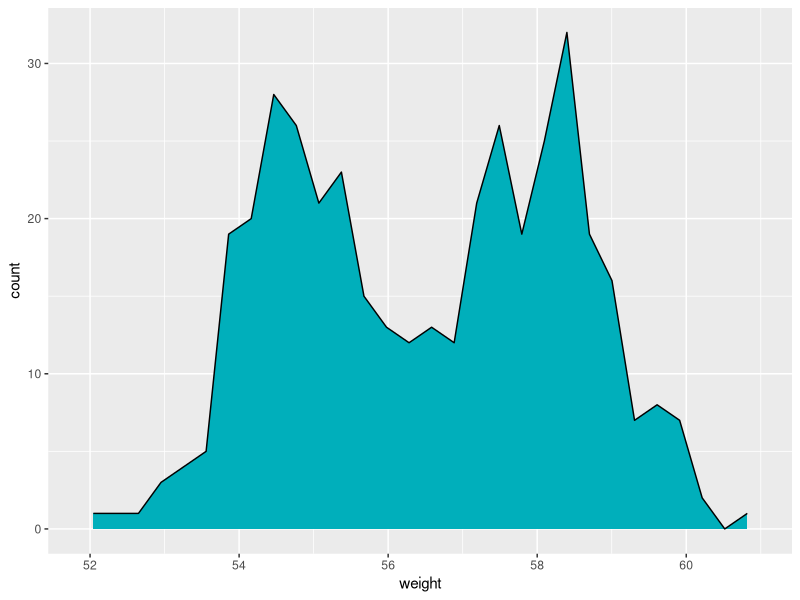
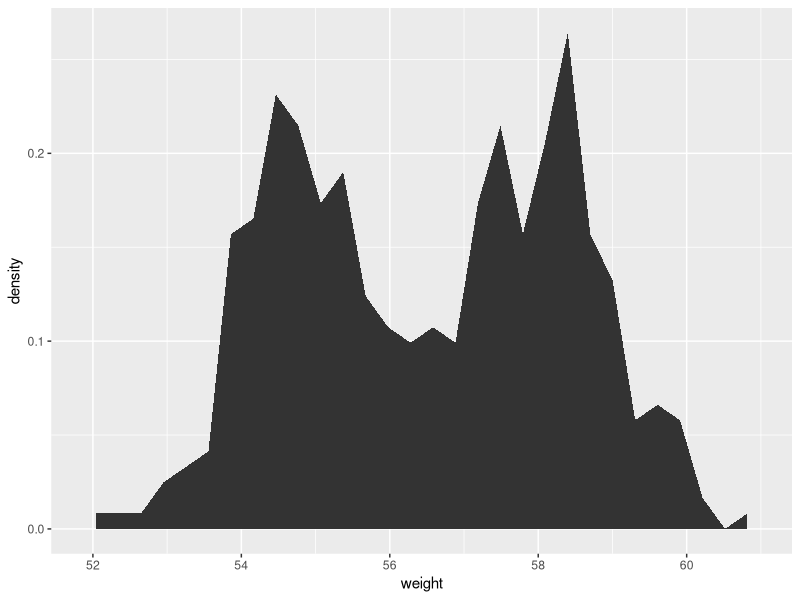
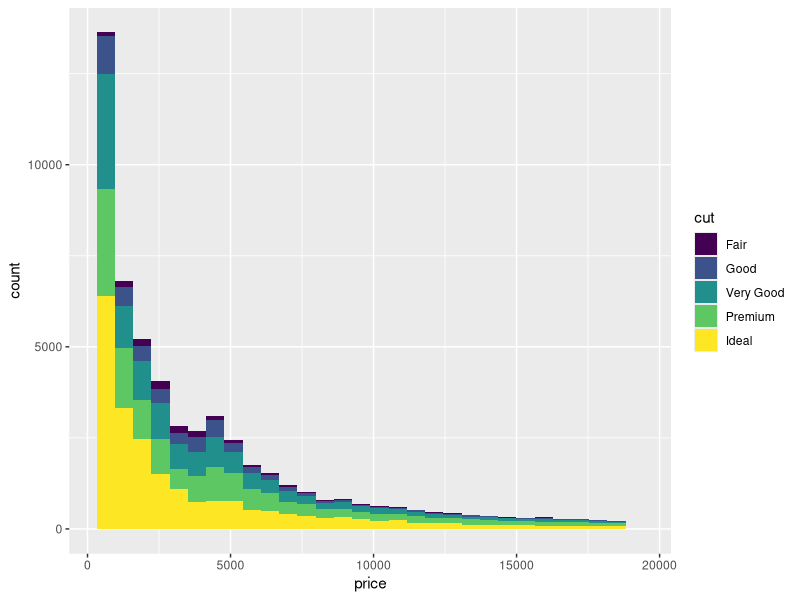
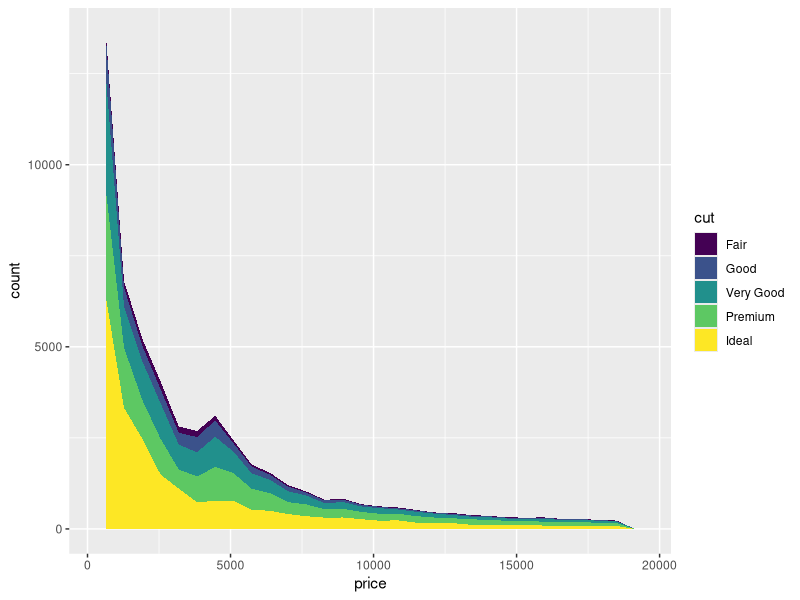
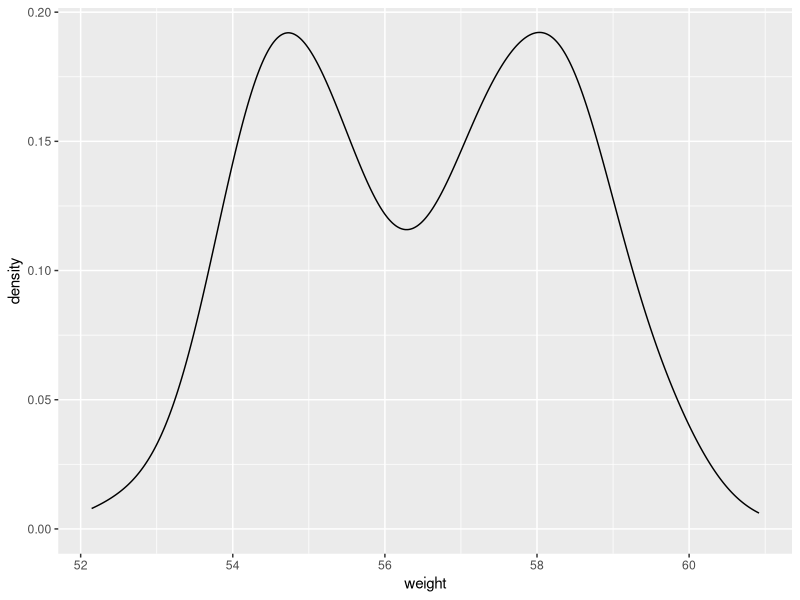
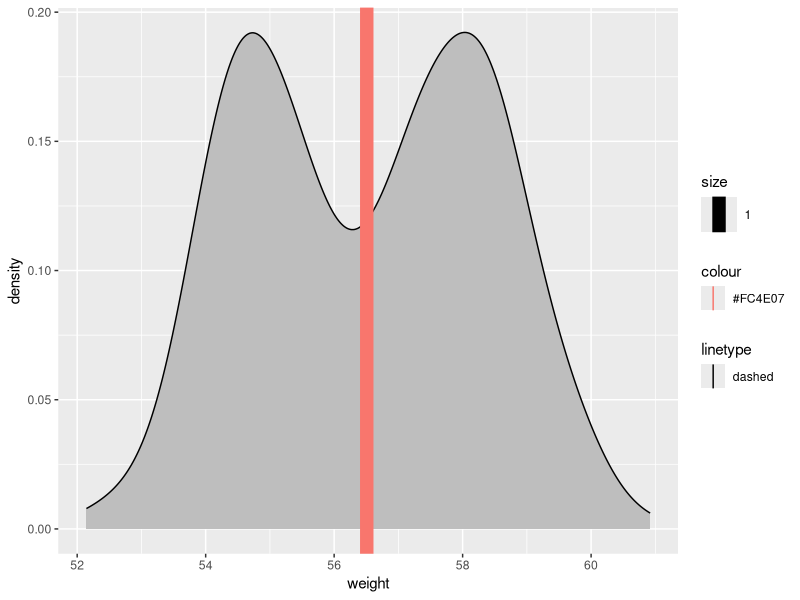
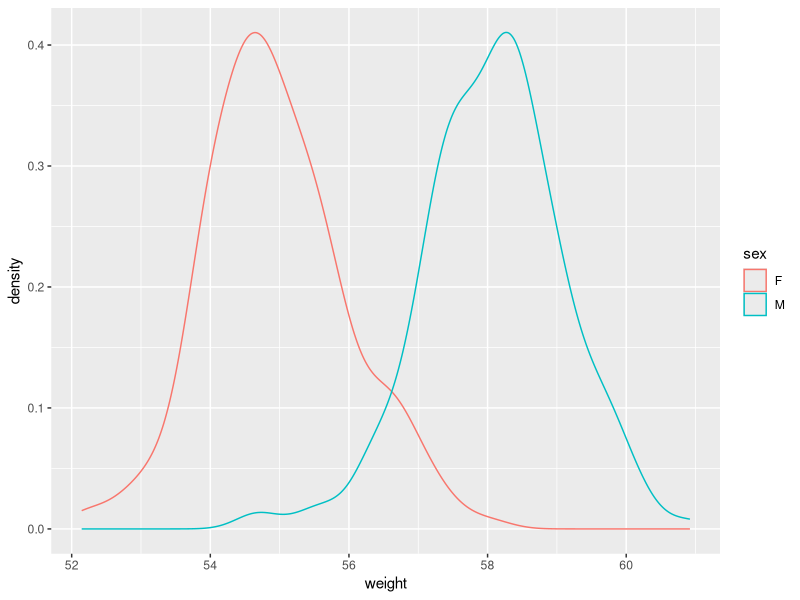
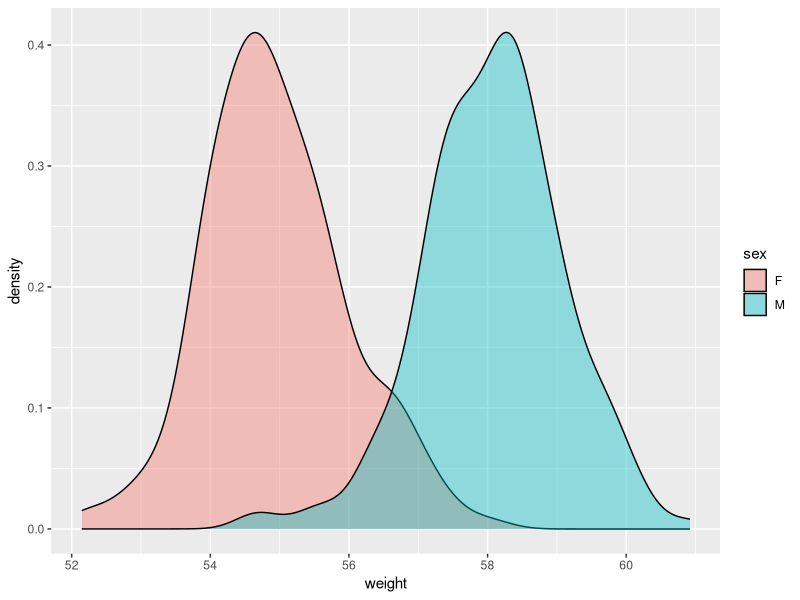

Write the R code that produced these figures, in order. (Note: this script raises an error after producing the figures.)
# Generate some data (wdata) containing weight by sex (M/F)
set.seed(1234)
wdata <- data.frame( sex = factor(rep(c("F", "M"), each = 200)),
                     weight = c(rnorm(200, 55), rnorm(200, 58))
                     )
head(wdata)

# Calculate the weight mean value by sex
library(dplyr)
mu <- wdata %>% 
      group_by(sex) %>% 
      summarise(grp.mean = mean(weight))
head(mu)

# Creat a plot
library(ggplot2)
g <- ggplot(wdata, aes(x = weight))
g + geom_area(stat = "bin", color = "black", fill = "#00AFBB")

g + geom_area(aes(y = ..density..), stat = "bin")

#Load diamonds data from ggplot2
data(diamonds)
p <- ggplot(diamonds, aes(x = price, fill = cut))
# Bar plot
p + geom_bar(stat = "bin")
# Area_plot
p + geom_area(stat = "bin")

# Basic density plot
g + geom_density()
# Change line and fill color, add mean ref line
g + geom_density(color = "black", fill = "gray") +
    geom_vline(aes(xintercept = mean(weight), color = "#FC4E07", 
                   linetype = "dashed", size = 1))

# Change line colors by sex
g + geom_density(aes(color = sex))
# Change fill color by sex and use semi-transparent
g + geom_density(aes(fill = sex), alpha = 0.4)
# Add mean line and color by sex
g + geom_density(aes(color = sex), alpha = 0.4) +
    geom_vline(data = mu, aes(xintercept = grp.mean, color = sex), linetype = "dashed")

# Change color by group
g2 <- g + geom_density(aes(color = sex)) + 
          geom_vline(data = mu, aes(xintercept = grp.mean, color = sex), linetype = "dashed") + 
          theme_minimal()
g2 + scale_color_manual(values = c("#999999", "#E69F00"))
# Use brewer pallete
g2 + scale_color_brewer(palette = "Paired")
# Use gray scale
g2 + scale_color_grey()

# Change manually fill color
g3 <- g + geom_density(aes(fill = sex), alpha = 0.4) + theme_minimal()
g3 + scale_fill_manual(values = c("#999999", "#E69F00"))
g3 + scale_fill_brewer(palette = "Dark2") + theme_minimal()
g3 + scale_fill_grey()

#############################################################
#       HISTOGRAM
#############################################################
# Basic plot
g + geom_histogram()
# Change number of bins
g + geom_histogram(bins = 50)
# Change line color, fill color, mean line
g + geom_histogram(color = "black", fill = "gray") +
    geom_vline(aes(xintercept = mean(weight), color = "#FC4E07"), linetype = "dashed", size = 1)
# Density
g + geom_histogram(aes(y = ..density..))
# Change line color by sex
g + geom_histogram(aes(color = sex), fill = "white", alpha = 0.6, position = "identity")
# Position adjustment: "dodge" (Interleaved)
g + geom_histogram(aes(color = sex), fill = "white", position = "dodge") +
    geom_vline(data = mu, aes(xintercept = grp.mean, color = sex), linetype = "dashed")
# Manually change color
g + geom_histogram(aes(color = sex), fill = sex, alpha = 0.4, position = "identity") +
    scale_color_manual(values = c("#00AFBB", "#E7B800"))
g + geom_histogram(aes(color = sex), fill = "white", alpha = 0.4, position = "identity") +
    scale_fill_manual(values = c("#00AFBB", "#E7B800")) +
    scale_color_manual(values = c("#00AFBB", "#E7B800"))
  
#############################################################
#       HISTOGRAM + DENSITY PLOT
#############################################################
# Histogram with density plot
g + geom_histogram(aes(y = ..density..), colour = "black", fill = "White") +
    geom_density(alpha = 0.2, fill = "#FF6666")

# Color by groups
g + geom_histogram(aes(y = ..density.., colour = sex, fill = sex), alpha = 0.5, posision = "identity") +
    geom_density(aes(color = sex), size = 1)

#############################################################
#       FREQUENCY POLYGON
#############################################################
# Basic plot
g + geom_freqpoly(bins = 30) +
    theme_minimal()

# Change color and linetype by sex
g + geom_freqpoly(aes(color = sex, linetype = sex)) +
    scale_color_manual(values = c("#999999", "#E69F00")) +
    theme_minimal()